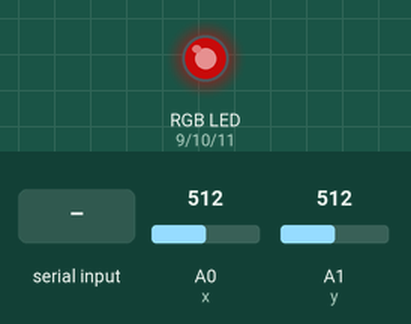
Recording of a sketch running on a simulated Arduino Uno, built with avr-gcc and run on an emulated ATmega328P. On the bench: an RGB LED mixed from three pins (HIGH = lit). Inputs (shaded band) come from the test bench; at power-on: A1 (y) = 512, A0 (x) = 512. Dim RGB values are drawn brighter than linear; what the sketch prints to the serial monitor is not drawn.

Above: at 1.2 s.
1.3 s: "green" received over Serial
At 3.0 s:
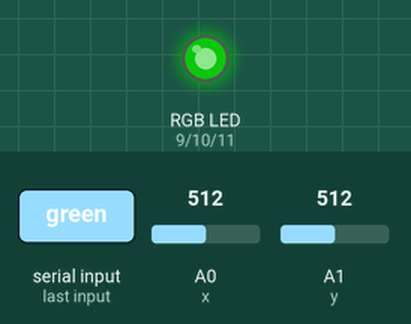
3.8 s: "blue" received over Serial
At 6.0 s:
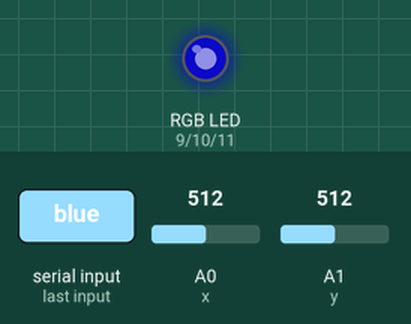
6.3 s: A1 (y) set to 874
9.3 s: A1 (y) set to 890
10.8 s: A0 (x) set to 902
12.3 s: A0 (x) set to 938
Timing chart, 0 to 14.8 s (numbered marks = the images above; inputs shaded):
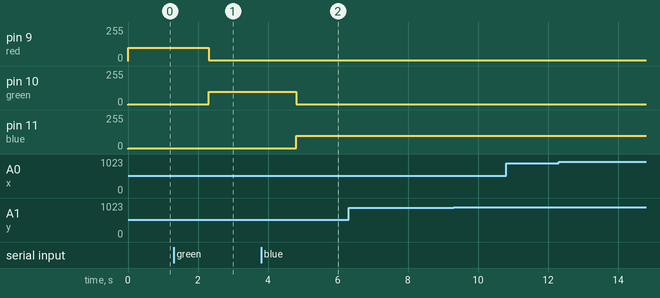

Measured:
- after the input at 1.3 s, pin 9 (red): 100/255 → 5/255 after 1.0 s; pin 10 (green): 5/255 → 100/255 after 1.0 s
- after the input at 3.8 s, pin 10 (green): 100/255 → 5/255 after 1.0 s; pin 11 (blue): 5/255 → 100/255 after 1.0 s
- after the input at 6.3 s, every drawn part: stays the same
- after the input at 9.3 s, every drawn part: stays the same
- after the input at 10.8 s, every drawn part: stays the same
- after the input at 12.3 s, every drawn part: stays the same

The sketch:

A6.ino
```cpp
// this code draws from the lecture joystick example code

// integers for joystick (pins + x and y value integer)
int x = A0;
int y = A1;
int xval = 0;
int yval = 0;
// pin numbers for RGB led
int red = 9;
int green = 10;
int blue = 11;
String color = "red";

void setup() {
  // start serial communication
  Serial.begin(9600);
  // set up RGB led pins
  pinMode(red, OUTPUT);
  pinMode(blue, OUTPUT);
  pinMode(green, OUTPUT);
}

void loop() {
  // get xval and yval readings from joystick
  // map from analogread() values to the dimensions of the screen (800)
  // x mapping reversed (map from pos 450 to 60) to correct flipped alignment
  xval = map(analogRead(x), 0, 1023, 450, 60);
  yval = map(analogRead(y), 0, 1023, 60, 1150);
  //print out x and y input from joystick in json readable format
  Serial.print("[");
  Serial.print(xval);
  Serial.print(",");
  Serial.print(yval);
  Serial.println("]");

  // check if color is sent over serial (red, green, blue)
  if (Serial.available() > 0) {   // if there's serial data
     color = Serial.readString(); // read it
 }
 // send RGB analog output to make red
 if (color == "red"){
    analogWrite(red, 100);
    analogWrite(green, 5);
    analogWrite(blue, 5);
  }
  // send RGB analog output to make green
  else if (color == "green"){
  analogWrite(red, 5);
  analogWrite(green, 100);
  analogWrite(blue, 5);
  }
  // send RGB analog output to make blue
  else if (color == "blue"){
  analogWrite(red, 5);
  analogWrite(green, 5);
  analogWrite(blue, 100);
  }

  delay(10);
}
```
